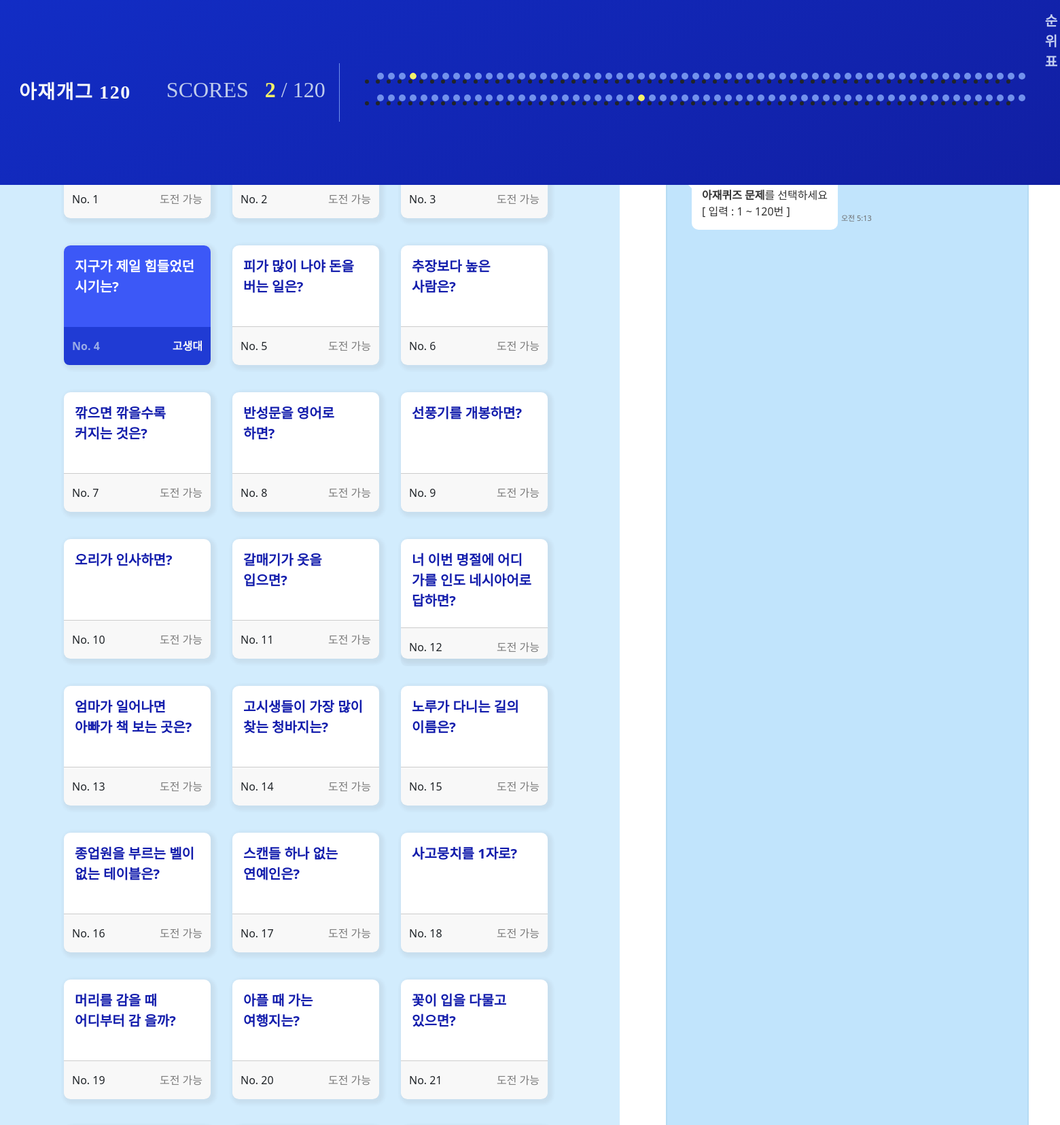
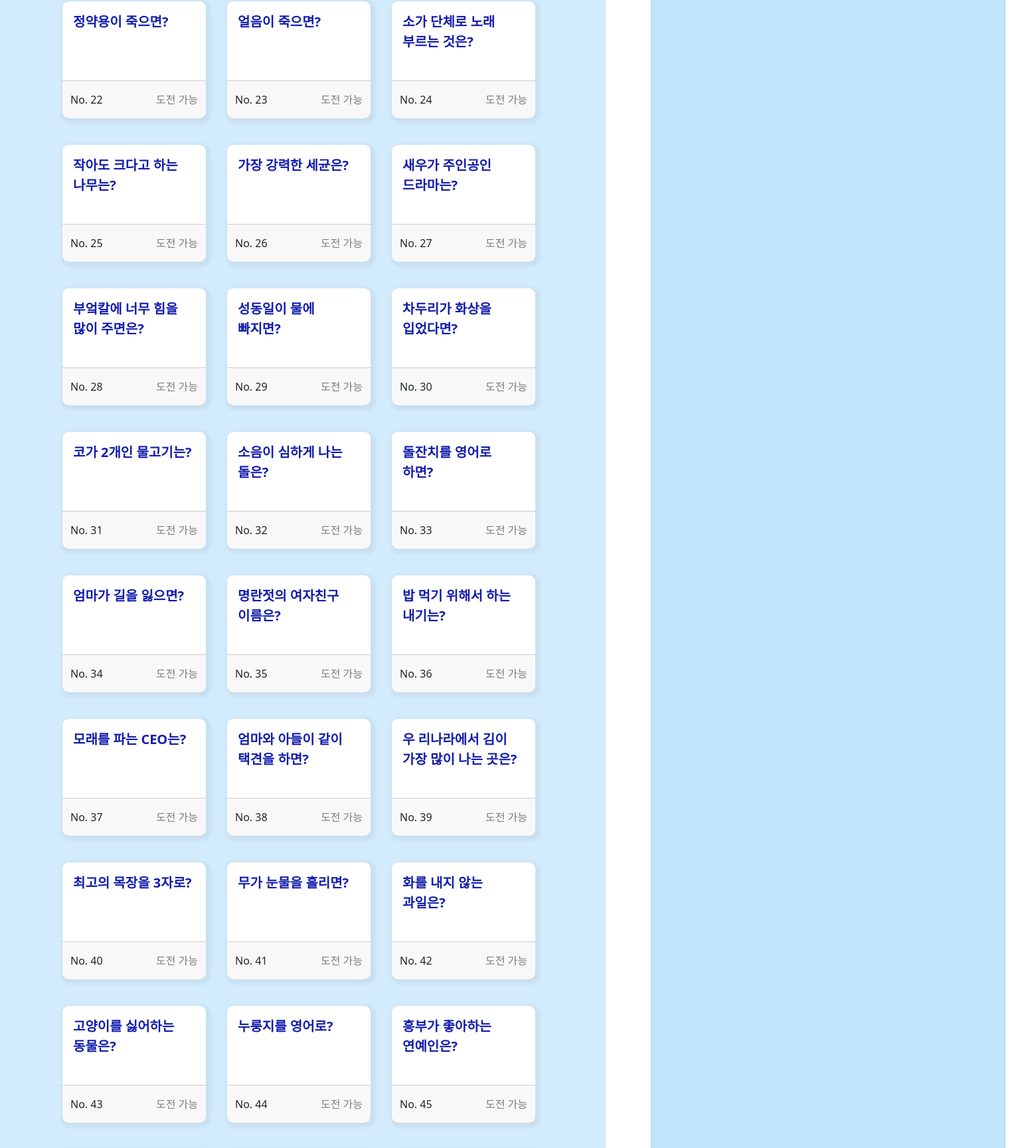
The app's page /status/show/ (signed in, upper part) with its own data (2 pictures, top to bottom).
### homepage/models.py (models this page shows)
class azquiz(db.Model):
    id = db.Column(db.Integer, primary_key=True)
    quiz = db.Column(db.String(150), nullable=False)
    answer = db.Column(db.String(50), nullable=False)
    hint = db.Column(db.String(50), nullable=False)

### homepage/views/status_views.py (the view)
@bp.route('/show/', methods=('GET', 'POST'))
@login_required
def show():
    solved = Solved.query.filter_by(user_id=g.user.id).all()
    quizs = azquiz.query
    solved_quiz_ids = []
    for solve in solved:
        solved_quiz_ids.append(solve.quiz_id)
    return render_template('status.html', quizs=quizs, solved_quiz_ids=solved_quiz_ids)

### homepage/views/auth_views.py (called while the page is built)
@bp.before_app_request
def load_logged_in_user():
    user_id = session.get('user_id')
    if user_id is None:
        g.user = None
    else:
        g.user = Users.query.get(user_id)

def login_required(view):
    @functools.wraps(view)
    def wrapped_view(*args, **kwargs):
        if g.user is None:
            _next = request.url if request.method == 'GET' else ''
            return redirect(url_for('auth.login', next=_next))
        return view(*args, **kwargs)
    return wrapped_view

### homepage/templates/status.html (shortened to what this page needs)
{% extends 'base.html' %}
{% block content %}
<link rel="stylesheet" href="https://cdnjs.cloudflare.com/ajax/libs/meyer-reset/2.0/reset.min.css" />
<div class="nav-background-behind"></div>
<div class="container-fruid whole_wrap">
    <div class="row">
        <div class="col-sm-7 quiz_wrap">
            <div class="d-flex flex-wrap justify-content-center align-items-start mx-3 my-4 p-3">
                {% for quiz in quizs %}
                <div class="my-1 quizBoxSelect" id="{{ loop.index }}">
                    <div class="col-10 card m-3" style="width: 13.5rem; height: 11rem; border-radius: 0.6rem;"
                        id="quizbox{{ loop.index }}">
                        {% if quiz.id in solved_quiz_ids %}
                        <div class="card-body text-quiz quizsuccess-top">
                            <h5 class="card-title fs-5 text fw-bold lh-base quizsuccess-text"
                                style="word-break:keep-all" id="quiz{{ quiz.id }}">{{ quiz.quiz }}</h5>
                        </div>
                        <div class="container card-footer quizsuccess">
                            <div class="row">
                                <span class="col-5 p-2 fs-6 fw-bold quizsuccess-number">No. {{ quiz.id }}</span>
                                <span class="col-7 text-end p-2 text-light fw-bold">
                                    {{ quiz.answer }}
                                </span>
                            </div>
                        </div>
                        {% else %}
                        <div class="card-body text-quiz" id="quizCardBody{{ quiz.id }}">
                            <h5 class="card-title fs-5 text fw-bold lh-base" style="word-break: keep-all"
                                id="quiz{{ quiz.id }}">{{ quiz.quiz }}</h5>
                        </div>
                        <div class="container card-footer" id="unSolvedDiv{{ quiz.id }}">
                            <div class="row">
                                <span class="col-5 p-2 fs-6" id="unSolvedSpanQuizId{{ quiz.id }}">No. {{
                                    quiz.id}}</span>
                                <span class="col-7 text-end p-2 text-black-50" id="unSolvedSpan{{ quiz.id }}">
                                    도전 가능
                                </span>
                            </div>
                        </div>
                        {% endif %}
                    </div>
                </div>
                {% endfor %}
            </div>
        </div>
        <div class="col-lg-5">
            <div class="chat_wrap">
                <div class="inner">
                </div>
            </div>
        </div>
    </div>
</div>
{% endblock %}

### homepage/static/style.css (style rules this page uses)
html, body { scroll-behavior: smooth; }
body { overflow: hidden; }
.text-quiz { color: #131dac; }
.nav-background-behind { position: fixed; width: 100%; height: 85px; }
.card { border: none; box-shadow: 3px 3px 5px 4px rgb(77, 71, 71, 0.075); }
.card-footer:last-child { border-radius: 0 0 0.5rem 0.5rem; }
.quizsuccess-top { transition: background-color 0.5s ease-in-out; background-color: #3c58f7; border-top-left-radius: 0.6rem; border-top-right-radius: 0.6rem; }
.quizsuccess-top .quizsuccess-text { transition: color 0.5s ease-in-out; color: #FFFFFF !important; }
.quizsuccess-number { transition: color 0.5s ease-in-out; color: #9aace7 !important; }
.quizsuccess { transition: background-color 0.5s ease-in-out; background-color: #203bd4; border-top: 0; }
.quizBoxSelect { opacity: 1; }
.whole_wrap { overflow: hidden; height: 100vh; padding-top: 85px; }

### records on screen
azquiz: id "1"
azquiz: id "2"
azquiz: id "3"
azquiz: quiz "지구가 제일 힘들었던 시기는?", id "4", answer "고생대"
azquiz: quiz "피가 많이 나야 돈을 버는 일은?", id "5"
azquiz: quiz "추장보다 높은 사람은?", id "6"
azquiz: quiz "깎으면 깎을수록 커지는 것은?", id "7"
azquiz: quiz "반성문을 영어로 하면?", id "8"
azquiz: quiz "선풍기를 개봉하면?", id "9"
azquiz: quiz "오리가 인사하면?", id "10"
azquiz: quiz "갈매기가 옷을 입으면?", id "11"
azquiz: quiz "너 이번 명절에 어디 가를 인도 네시아어로 답하면?", id "12"
azquiz: quiz "엄마가 일어나면 아빠가 책 보는 곳은?", id "13"
azquiz: quiz "고시생들이 가장 많이 찾는 청바지는?", id "14"
azquiz: quiz "노루가 다니는 길의 이름은?", id "15"
azquiz: quiz "종업원을 부르는 벨이 없는 테이블은?", id "16"
azquiz: quiz "스캔들 하나 없는 연예인은?", id "17"
azquiz: quiz "사고뭉치를 1자로?", id "18"
azquiz: quiz "머리를 감을 때 어디부터 감 을까?", id "19"
azquiz: quiz "아플 때 가는 여행지는?", id "20"
azquiz: quiz "꽃이 입을 다물고 있으면?", id "21"
azquiz: quiz "정약용이 죽으면?", id "22"
azquiz: quiz "얼음이 죽으면?", id "23"
azquiz: quiz "소가 단체로 노래 부르는 것은?", id "24"
azquiz: quiz "작아도 크다고 하는 나무는?", id "25"
azquiz: quiz "가장 강력한 세균은?", id "26"
azquiz: quiz "새우가 주인공인 드라마는?", id "27"
azquiz: quiz "부엌칼에 너무 힘을 많이 주면은?", id "28"
azquiz: quiz "성동일이 물에 빠지면?", id "29"
azquiz: quiz "차두리가 화상을 입었다면?", id "30"
azquiz: quiz "코가 2개인 물고기는?", id "31"
azquiz: quiz "소음이 심하게 나는 돌은?", id "32"
azquiz: quiz "돌잔치를 영어로 하면?", id "33"
azquiz: quiz "엄마가 길을 잃으면?", id "34"
azquiz: quiz "명란젓의 여자친구 이름은?", id "35"
azquiz: quiz "밥 먹기 위해서 하는 내기는?", id "36"
azquiz: quiz "모래를 파는 CEO는?", id "37"
azquiz: quiz "엄마와 아들이 같이 택견을 하면?", id "38"
azquiz: quiz "우 리나라에서 김이 가장 많이 나는 곳은?", id "39"
azquiz: quiz "최고의 목장을 3자로?", id "40"
azquiz: quiz "무가 눈물을 흘리면?", id "41"
azquiz: quiz "화를 내지 않는 과일은?", id "42"
azquiz: quiz "고양이를 싫어하는 동물은?", id "43"
azquiz: quiz "누룽지를 영어로?", id "44"
azquiz: quiz "흥부가 좋아하는 연예인은?", id "45"

### other values on screen
{{ solved_quiz_ids|length }} "2"
